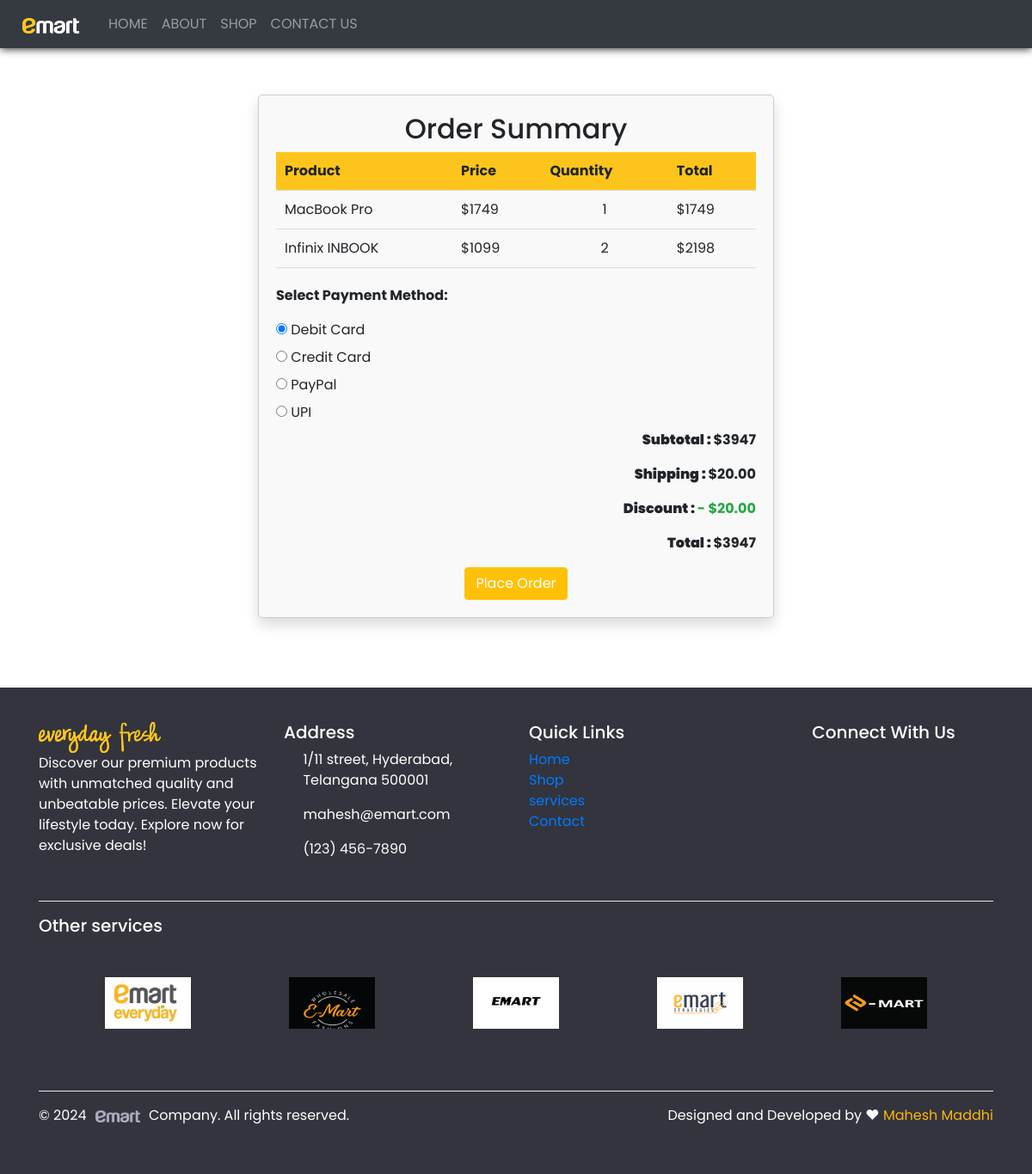
The page /purchase/?purchase=cart (signed in) on the database its author committed.
### myapp/models.py (models this page shows, shortened)
class Cart(models.Model):
    cart_id = models.AutoField(primary_key=True)
    username = models.ForeignKey(User, verbose_name=("User"), on_delete=models.CASCADE)
    product_id = models.CharField(max_length=255)
    title = models.CharField(max_length=255)
    thumbnail = models.CharField(max_length=255)
    brand = models.CharField(max_length=255)
    price = models.CharField(max_length=255)
    quantity = models.PositiveIntegerField()
    created_at = models.DateTimeField(auto_now_add=True)
    updated_at = models.DateTimeField(auto_now=True)

### myapp/views.py (the view, shortened to what this page needs)
# urls.py: path('purchase/', views.purchase, name="purchase"),
@login_required
def purchase(request):
    if request.GET.get('purchase') == "cart":
        items_queryset = Cart.objects.filter(username = request.user)
        context = add_total_price(items_queryset)
    elif request.GET.get('purchase') == "make-purchase":
        messages.success(request,"Order Placed Successfully!")
        return redirect('/shop')
    return render(request,'purchase.html',context)

### myapp/views.py (called while the page is built)
def add_total_price(items_queryset):
    items_list = list(items_queryset)
    total_cost = 0
    for item in items_list:
        item.total_price = int(item.price) * item.quantity
        total_cost += int(item.price) * item.quantity
    return {"products":items_list,"total_cost":total_cost}

### templates/purchase.html (shortened to what this page needs)
{% extends "index.html" %}
{% load static %}
{% block linktags %}
{{ block.super}}
<link rel="stylesheet" type="text/css" href="{% static 'css/purchase.css' %}" />
{% endblock linktags %}
{% block main %}
<section class="purchase-section">
    <div class="order-summary shadow">
        <h2>Order Summary</h2>
        <table>
            <thead>
                <tr>
                    <th>Product</th>
                    <th>Price</th>
                    <th>Quantity</th>
                    <th>Total</th>
                </tr>
            </thead>
            <tbody>
                {% for product in products %}
                <tr>
                    <td>{{product.title}}</td>
                    <td>${{product.price}}</td>
                    <td class="text-center">{{product.quantity}}</td>
                    <td>${{product.total_price}}</td>
                </tr>
                {% endfor %}
            </tbody>
        </table>
        <div class="payment-method">
            <p><strong>Select Payment Method:</strong></p>
            <input type="radio" id="debit_card" name="payment_method" value="debit_card" checked>
            <label for="debit_card">Debit Card</label><br>
            <input type="radio" id="credit_card" name="payment_method" value="credit_card">
            <label for="credit_card">Credit Card</label><br>
            <input type="radio" id="paypal" name="payment_method" value="paypal">
            <label for="paypal">PayPal</label><br>
            <input type="radio" id="upi" name="payment_method" value="upi">
            <label for="upi">UPI</label><br>
        </div>
        <div class="total">
            <p><strong>Subtotal : </strong> ${{total_cost}}</p>
            <p><strong>Shipping : </strong> $20.00</p>
            <p><strong>Discount : </strong> <span class="text-success">- $20.00 </span></p>
            <p><strong>Total : </strong> ${{total_cost}}</p>
        </div>
        <div class="text-center"><a href = "{% url 'purchase' %}?purchase=make-purchase" class="btn btn-warning text-white">Place Order</a></div>
    </div>
</section>
{% endblock main %}

### static/css/home.css (style rules this page uses)
* { margin: 0; padding: 0; box-sizing: border-box; font-family: "poppins", "system-ui", "BlinkMacSystemFont", "Segoe UI", "Roboto", "Oxygen", "Ubuntu", "Cantarell", "Open Sans", "Helvetica Neue", sans-serif; scroll-behavior: smooth; }

### static/css/purchase.css (style rules this page uses)
.purchase-section { padding-top: 70px; }
.order-summary { max-width: 600px; margin: 40px auto; padding: 20px; border: 1px solid #ccc; border-radius: 5px; background-color: #f9f9f9; }
.payment-method label, .payment-method input { cursor: pointer; }
h2 { text-align: center; }
table { width: 100%; border-collapse: collapse; margin-bottom: 20px; }
th { background-color: #fdc51c; }
th, td { padding: 10px; border-bottom: 1px solid #ddd; text-align: left; }
.total { font-weight: bold; text-align: right; }

### rows shown on the page
Cart: title "MacBook Pro", price "1749", quantity "1", total_price "1749"
Cart: title "Infinix INBOOK", price "1099", quantity "2", total_price "2198"

### other values the page prints
{{ total_cost }} "3947"
